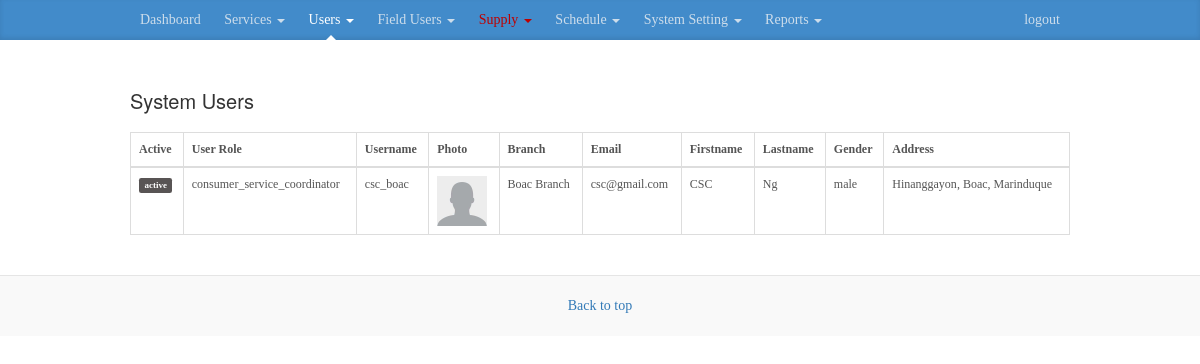
The page /users.php?active=user (signed in) on the database its author committed.
### tables this page shows
CREATE TABLE `user` (
  `id` int(11) NOT NULL,
  `username` varchar(255) NOT NULL,
  `password` varchar(255) NOT NULL,
  `email` varchar(255) NOT NULL,
  `date_registered` timestamp NOT NULL DEFAULT CURRENT_TIMESTAMP,
  `deleted` tinyint(1) NOT NULL DEFAULT '0',
  `type` varchar(255) NOT NULL,
  `status` int(11) DEFAULT '0',
  `note` varchar(255) DEFAULT NULL,
  `requirement` text,
  `branch_id` int(11) DEFAULT NULL
);

CREATE TABLE `branch` (
  `id` int(11) NOT NULL,
  `municipality` varchar(255) DEFAULT NULL,
  `name` varchar(255) DEFAULT NULL,
  `deleted` int(11) DEFAULT '0'
);

CREATE TABLE `info` (
  `id` int(11) NOT NULL,
  `firstname` varchar(255) NOT NULL,
  `lastname` varchar(255) NOT NULL,
  `middlename` varchar(255) NOT NULL,
  `age` varchar(255) NOT NULL,
  `sex` varchar(255) NOT NULL,
  `dob` date NOT NULL,
  `religion` varchar(255) NOT NULL,
  `address` varchar(255) NOT NULL,
  `nationality` varchar(255) NOT NULL,
  `weight` varchar(255) NOT NULL,
  `height` varchar(255) NOT NULL,
  `userid` int(11) DEFAULT NULL,
  `civil_status` varchar(255) DEFAULT NULL,
  `pob` varchar(255) DEFAULT NULL,
  `membership_type` varchar(255) DEFAULT NULL,
  `consumer_type` varchar(255) DEFAULT NULL,
  `photo` varchar(255) DEFAULT NULL,
  `contact_number` varchar(255) DEFAULT NULL,
  `brgy` varchar(255) DEFAULT NULL,
  `municipality` varchar(255) DEFAULT NULL
);

### backend/model.php (called while the page is built, shortened)
<?php
class Model {
	protected $db;
	public function __construct(){
		$server 	= "localhost";
		$db 		= "meralco";
		$username 	= "root";
		$charset 	= "utf8";
		$password 	= "";
		$db = new PDO("mysql:host=$server;dbname=$db;charset=$charset", $username, $password);
		$this->db = $db;
		$x = $this->getAllActiveLineman();
		$this->getSetting();
	}
	public function getAllActiveLineman(){
		$records = array();
		$branch = $this->getBranchById($_SESSION['user']['branch_id']);
		$branch = $branch['municipality'];
		$stmnt   = $this->db->prepare("
				SELECT t1.id,CONCAT(t2.firstname,' ',t2.lastname) as name FROM user t1
				left join info t2 on t1.id = t2.userid
				WHERE t1.type = ?
				AND t2.municipality LIKE '%".$branch."%'
				AND t1.deleted = 0
			");
		$stmnt->execute(array("line_man"));
		while($row = $stmnt->fetch()){
			$records[] = $row;
		}
		return $records;
	}
	public function getSetting(){
		return  $this->db->query("SELECT * FROM setting LIMIT 1")->fetch();
	}
	public function getBranchById($id){
		$stmnt =  $this->db->prepare("
				SELECT *
				FROM branch
				where id = ?
				LIMIT 1
			");
		$stmnt->execute(array($id));
		return $stmnt->fetch();
	}
	public function getAllUsers($linespectorOnly = false, $type = false){
		$branchId = $_SESSION['user']['branch_id'];
		$userMunicipality = $this->getBranchById($branchId);
		$records = array();
		if($linespectorOnly === true){
			$stmnt 		= $this->db->query("
				SELECT t1.id as 'mainId',t1.*,t2.*,t3.name as 'branch'
				FROM user t1
				LEFT JOIN info t2 ON t1.id = t2.userid
				LEFT JOIN branch t3 ON t1.branch_id = t3.id
				WHERE t1.type = '".$type."'
				AND t2.municipality = '".$userMunicipality['municipality']."'
			");
		} else {
			$stmnt 		= $this->db->query("
				SELECT t1.id as 'mainId',t1.*,t2.*,t3.name as 'branch'
				FROM user t1
				LEFT JOIN info t2 ON t1.id = t2.userid
				LEFT JOIN branch t3 ON t1.branch_id = t3.id
				WHERE t1.type not in('admin', 'applicant','inspector','line_man')
				AND t2.municipality = '".$userMunicipality['municipality']."'
			");
		}
		while($row = $stmnt->fetch()){
			$records[] = $row;
		}
		return $records;
	}
}

### users.php (the view, shortened to what this page needs)
<!DOCTYPE html>
<html lang="en">
  <head>
    <link href="css/bootstrap.min.css" rel="stylesheet">
    <link href="css/blog.css" rel="stylesheet">
  </head>
  <body>
    <?php include_once "header.php"; ?>
    <div class="container">
      <div class="blog-header">
        <h1 class="blog-title">System Users</h1>
      </div>
      <div class="row">
        <div class="col-sm-12 blog-main">
          <?php $users = new Model(); $userList = $users->getAllUsers();?>
          <table class="table table-bordered table-hovered">
              <thead>
                  <tr>
                      <th>Active</th>
                      <th>User Role</th>
                      <th>Username</th>
                      <th>Photo</th>
                      <th>Branch</th>
                      <th>Email</th>
                      <th>Firstname</th>
                      <th>Lastname</th>
                      <th>Gender</th>
                      <th>Address</th>
                  </tr>
              </thead>
              <tbody>
                  <?php foreach($userList as $idx => $user): ?>
                      <tr style="opacity:<?= ($user['deleted'] == 1) ? ".3" : "1"; ?>;">
                          <td>
                              <a href="" data-id="<?= $user[0]; ?>" class="activate label btn"><?= ($user['deleted'] == 1) ? "inactive" : "active"; ?></a>
                          </td>
                          <td><?= $user['type']; ?></td>
                          <td><?= $user['username']; ?></td>
                          <td>
                              <a href="edit_user.php?id=<?= $user['mainId'];?>">
                                  <img width="50" height="50" src="uploads/<?= ($user['photo'] == "") ? 'user.png': $user['photo'] ;?>"/>
                              </a>
                          </td>
                          <td><?= $user['branch']; ?></td>
                          <td><?= $user['email']; ?></td>
                          <td><?= $user['firstname']; ?></td>
                          <td><?= $user['lastname']; ?></td>
                          <td><?= $user['sex']; ?></td>
                          <td><?= $user['brgy'].", ".ucwords($user['municipality']).", Marinduque"; ?></td>
                      </tr>
                  <?php endforeach ?>
              </tbody>
          </table>
        </div>
      </div>
    </div>
    <footer class="blog-footer">
      <p>
        <a href="#">Back to top</a>
      </p>
    </footer>
  </body>
</html>

### css/blog.css (style rules this page uses)
body { font-family: Georgia, "Times New Roman", Times, serif; color: #555; }
h1, .h1, h2, .h2, h3, .h3, h4, .h4, h5, .h5, h6, .h6,button { margin-top: 0; font-family: "Helvetica Neue", Helvetica, Arial, sans-serif; font-weight: normal; color: #333; }
@media (min-width: 1200px) { .container { width: 970px; } }
.blog-header { padding-top: 20px; padding-bottom: 20px; }
.blog-title { margin-top: 30px; margin-bottom: 0; font-size: 20px; font-weight: normal; }
.blog-main { font-size: 18px; line-height: 1.5; }
.blog-footer { margin-top: 20px; padding: 20px 0; color: #999; text-align: center; background-color: #f9f9f9; border-top: 1px solid #e5e5e5; }
.blog-footer p:last-child { margin-bottom: 0; }
table { font-size: 12px; font-family: 'tahoma'; }
.label { background: #585454; border:0px; }

### rows shown on the page
user: deleted "active", type "consumer_service_coordinator", username "csc_boac", branch.name "Boac Branch", email "csc@gmail.com", info.firstname "CSC", info.lastname "Ng", info.sex "male", info.brgy "Hinanggayon", info.municipality "Boac"
